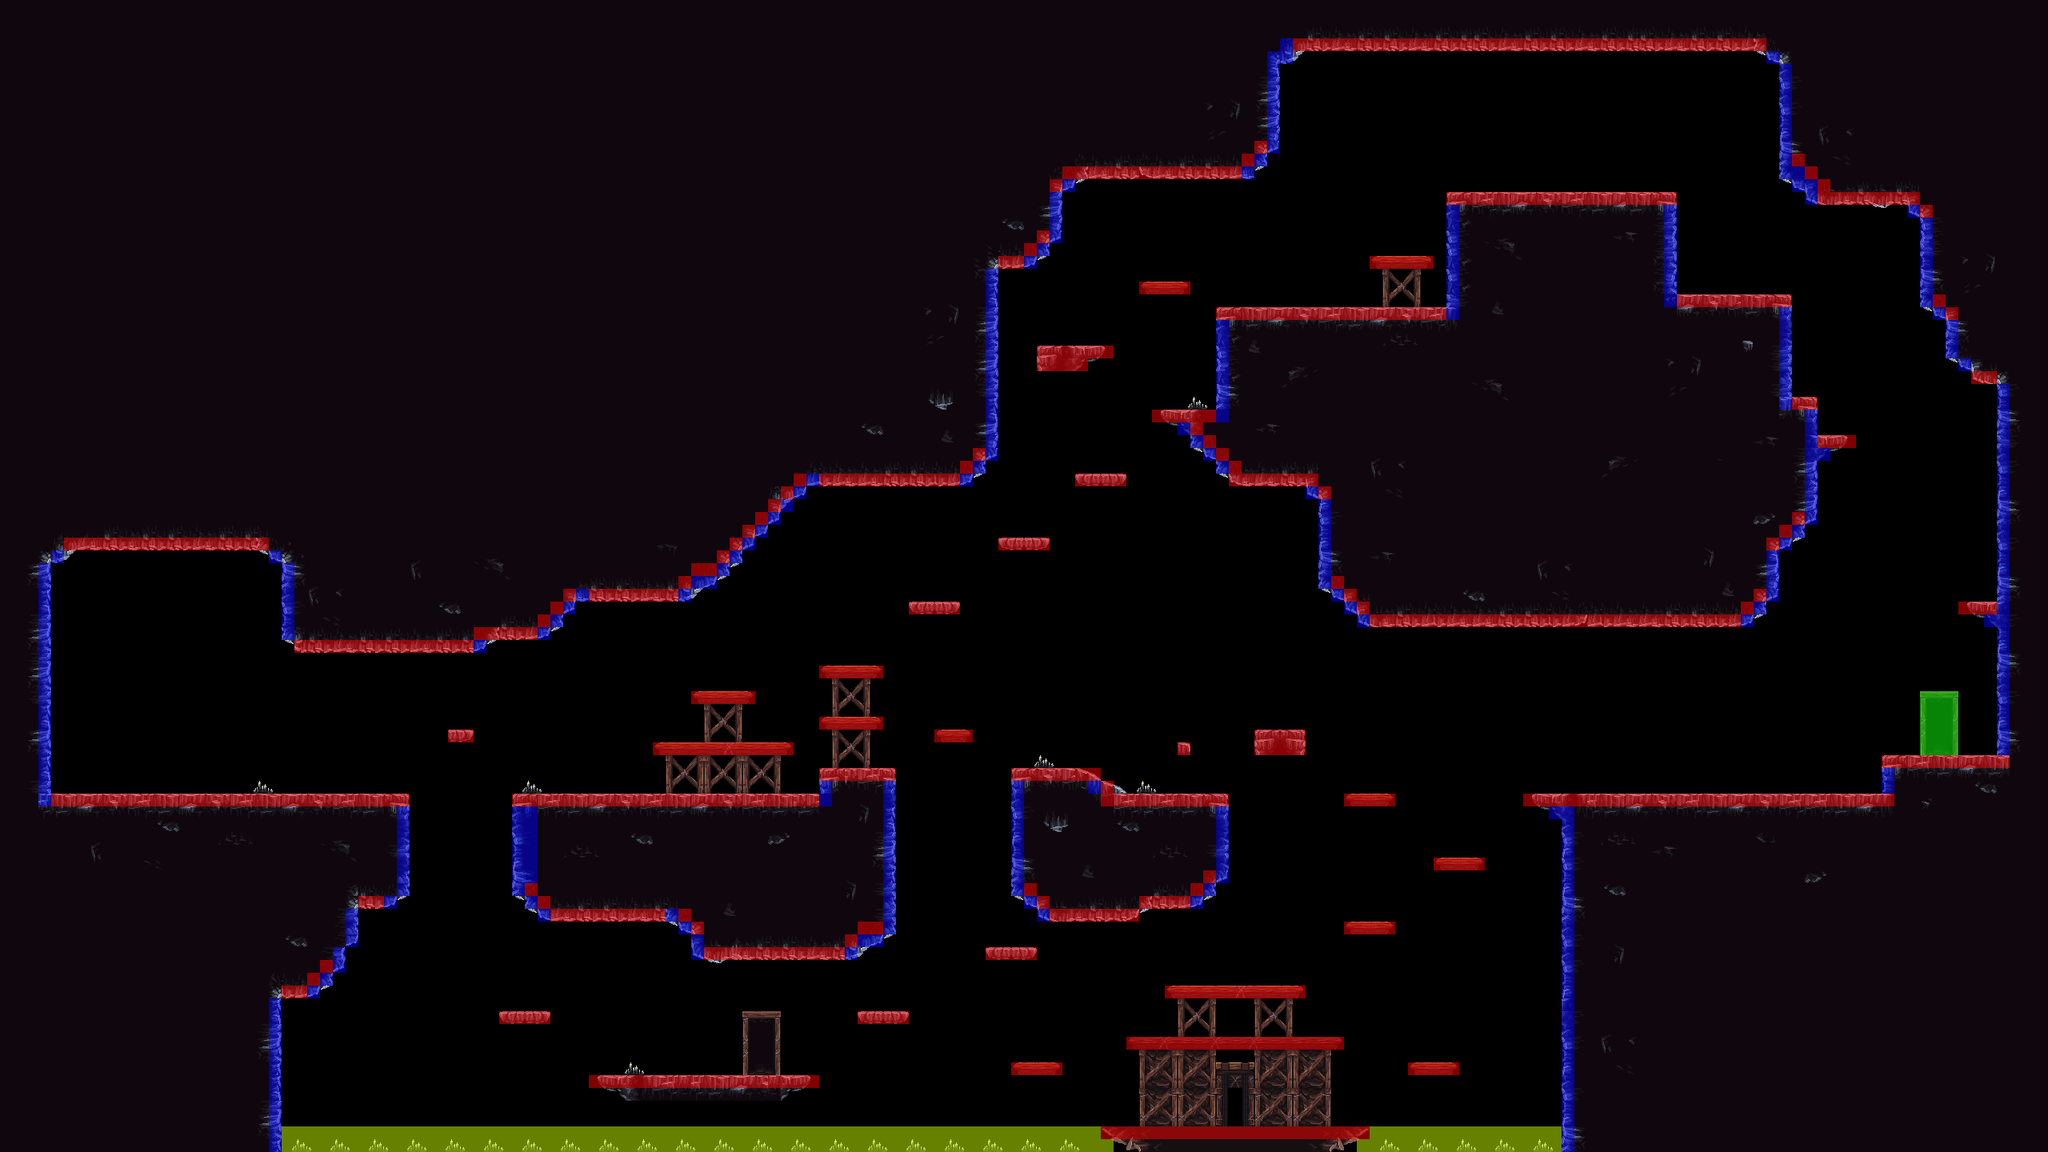

Rendered tile map (Tiled .tmx) drawn with the repository's tilesets; below, a short description and the map source with its tile grids summarised:
An orthogonal 160x90 tile map with 16x16 px tiles, 2 tile layers (Graphics, Collisions), 1 hidden layer not drawn, 2 tilesets.

<map version="1.4" tiledversion="1.4.2" orientation="orthogonal" renderorder="right-down" width="160" height="90" tilewidth="16" tileheight="16" infinite="0" nextlayerid="4" nextobjectid="1">
 <tileset firstgid="1" name="mainlev_build" tilewidth="16" tileheight="16" tilecount="4096" columns="64">
  <image source="mainlev_build.png" width="1024" height="1024" />
 </tileset>
 <tileset firstgid="4097" name="collisions" tilewidth="16" tileheight="16" tilecount="5" columns="5">
  <image source="collisions.png" width="80" height="16" />
 </tileset>
 <layer id="1" name="Graphics" width="160" height="90">
  <properties>
   <property name="Draw" type="int" value="1" />
  </properties>
  <data>[14400 cells, 8791 non-empty, 298 distinct tile ids]</data>
 </layer>
 <layer id="2" name="Collisions" width="160" height="90">
  <properties>
   <property name="Draw" type="int" value="0" />
   <property name="Navigation" type="int" value="0" />
  </properties>
  <data>[14400 cells, 1072 non-empty, 4 distinct tile ids]</data>
 </layer>
 <layer id="3" name="Pathfinding" width="160" height="90" visible="0">
  <properties>
   <property name="Draw" type="int" value="0" />
   <property name="Navigation" type="int" value="1" />
  </properties>
  <data>[14400 cells, 8604 non-empty, 1 distinct tile ids]</data>
 </layer>
</map>
